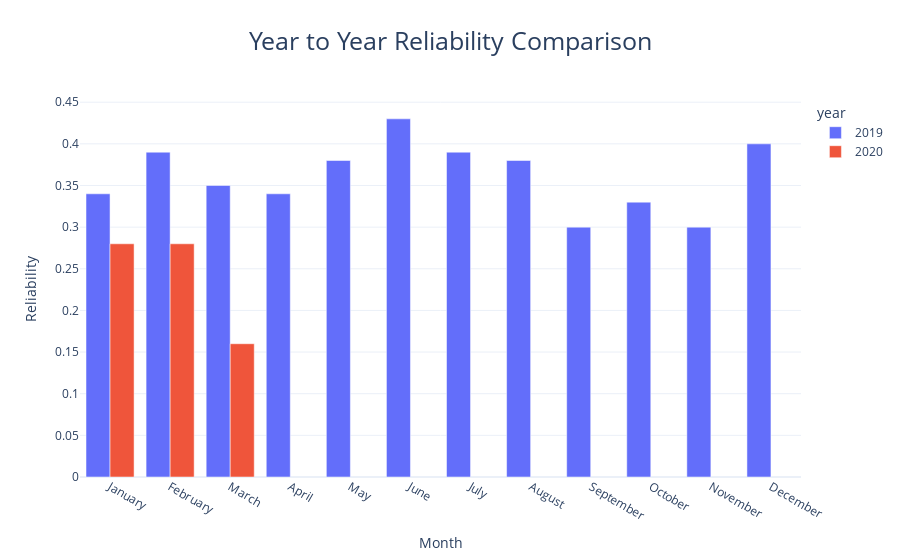

Notebook source saved alongside this figure:
### Markdown cell above
Tutaj stwórz odpowiedni wykres, zapisz do na później pod nazwą `yoy_comparision_fig`. Pamiętaj o dobrych praktykach - niech wykres posiada wszystkie opisy oraz opisowe etykiety osi.

### Code cell
yoy_comparision_fig = px.bar(yoy_comparison_to_plot,
                            x=yoy_comparison_to_plot.index,
                            y=yoy_comparison_to_plot.columns,
                            barmode='group',
                            color='year',
                            template="plotly_white",
                            title='Year to Year Reliability Comparison'
                            )                            
yoy_comparision_fig.update_layout(showlegend=True, 
                                  title_x=0.5, 
                                  title_font=dict(size=25),
                                  xaxis_title="Month",
                                  yaxis_title="Reliability")
yoy_comparision_fig.show()

### Figure 1 — Plotly figure (JSON) as saved in the notebook; plotly's stock layout.template omitted (floating-point values rounded to 4 significant figures)
{"data": [{"alignmentgroup": "True", "hovertemplate": "year=2019<br>month=%{x}<br>value=%{y}<extra></extra>", "legendgroup": "2019", "marker": {"color": "#636efa", "pattern": {"shape": ""}}, "name": "2019", "offsetgroup": "2019", "orientation": "v", "showlegend": true, "textposition": "auto", "type": "bar", "x": ["January", "February", "March", "April", "May", "June", "July", "August", "September", "October", "November", "December"], "xaxis": "x", "y": [0.34, 0.39, 0.35, 0.34, 0.38, 0.43, 0.39, 0.38, 0.3, 0.33, 0.3, 0.4], "yaxis": "y"}, {"alignmentgroup": "True", "hovertemplate": "year=2020<br>month=%{x}<br>value=%{y}<extra></extra>", "legendgroup": "2020", "marker": {"color": "#EF553B", "pattern": {"shape": ""}}, "name": "2020", "offsetgroup": "2020", "orientation": "v", "showlegend": true, "textposition": "auto", "type": "bar", "x": ["January", "February", "March", "April", "May", "June", "July", "August", "September", "October", "November", "December"], "xaxis": "x", "y": [0.28, 0.28, 0.16, null, null, null, null, null, null, null, null, null], "yaxis": "y"}], "layout": {"barmode": "group", "legend": {"title": {"text": "year"}, "tracegroupgap": 0}, "showlegend": true, "title": {"font": {"size": 25}, "text": "Year to Year Reliability Comparison", "x": 0.5}, "xaxis": {"anchor": "y", "domain": [0, 1], "title": {"text": "Month"}}, "yaxis": {"anchor": "x", "domain": [0, 1], "title": {"text": "Reliability"}}}}
